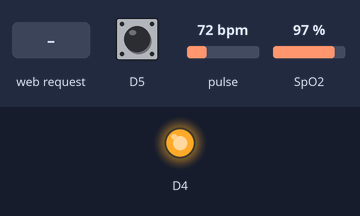
Bench run of a sketch on a simulated ESP8266 (NodeMCU). On the bench: output pins drawn as LEDs (lit = HIGH). The inputs (shaded band) are chosen by the test bench; at power-on: D5 HIGH, pulse 72 bpm, SpO2 97 %. What the sketch prints to the serial monitor is not drawn.

Above: at 2.2 s.
2.3 s: HTTP request GET /health received
At 3.0 s:
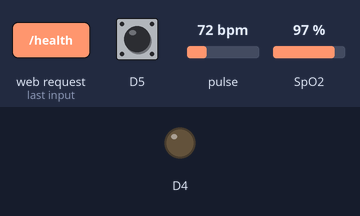
Timing chart, 0 to 5.3 s (numbered marks = the images above; inputs shaded):
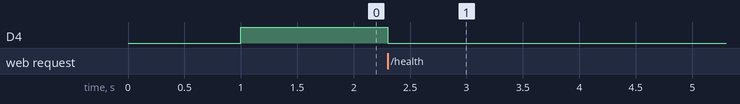

The sketch:

Rukudzo_Project.ino
```cpp
#include "max30100.h"
#include "wifi.h"
#include "gps.h"
#include "misc.h"
#include "http.h"

#define APN "TrackNet"
#define PSS "12345678"


void setup() {
  startWiFi(APN, PSS);
  startSerial(115200);
  initPox();
  initControls();
  initServer();
  Serial.begin(115200);
}

void loop() {
  updatePox();
  runServer();
  delay(10);
}
```

gps.h
```cpp
#include <TinyGPS++.h>
TinyGPSPlus gpsParser;

void startSerial(int bitrate){
  Serial.begin(bitrate);
}

void updateGPS(){
  char c = 0;
   while(Serial.available()){
      gpsParser.encode(c);
   }
}

double getLongitude(){
  updateGPS();
  return gpsParser.location.lng();
}

double getLatitude(){
  updateGPS();
  return gpsParser.location.lat();
}
```

http.h
```cpp
#include <ESP8266WebServer.h>

ESP8266WebServer server(80);

String data = "";

void _x(){
  server.send(200, "text/plain", "");
}

void getHealthData(){
  data = String(getHeartRate());
  data += ":"+String(getO2());
  data += ":"+String(getButton());
  server.send(200, "text/plain", data);
}

void getLocationData(){
  data = String(getLatitude());
  data += ":"+String(getLongitude());
  server.send(200, "text/plain", data);
}

void initServer(){
  server.on("/health", getHealthData);
  server.on("/location", getLocationData);
  server.onNotFound(_x);
  server.begin();
}

void runServer(){
  server.handleClient();
};
```

max30100.h
```cpp
#include <Wire.h>
#include "MAX30100_PulseOximeter.h"
#define DELAY 1000

PulseOximeter pox;

float heartRate = 0;
float oxygen = 0;
int  lastReportTimeStamp = 0;

void initPox()
{
    while(!pox.begin()) {
        Serial.println("[!] POX: NOT READY");
    }

    Serial.println("[+] POX: READY");
    delay(1000);
}

float getHeartRate(){
  return heartRate;
}

float getO2(){
  return oxygen;
}

void updatePox(){
    pox.update();
    if (millis() - lastReportTimeStamp > DELAY) {
        heartRate = pox.getHeartRate();
        oxygen = pox.getSpO2();
        lastReportTimeStamp = millis();
        Serial.printf("HeartRate: %f , 02: %f\n", getHeartRate(), getO2());
    }
}
```

misc.h
```cpp
void initControls(){
  pinMode(D5, INPUT_PULLUP);
  pinMode(D4, OUTPUT);
  digitalWrite(D4, HIGH);
}

int getButton(){
  int state = digitalRead(D5);
  if(state){
    digitalWrite(D4, LOW);
  }else{
    digitalWrite(D4, HIGH);
  }

  return state;
}
```

wifi.h
```cpp
#include <ESP8266WiFi.h>

void startWiFi(char * ssid, char * password){
  WiFi.mode(WIFI_AP);
  WiFi.hostname("tracker1");
  WiFi.softAP(ssid, password);
}
```

Measured:
- after the input at 2.3 s, D4: HIGH → LOW at once
